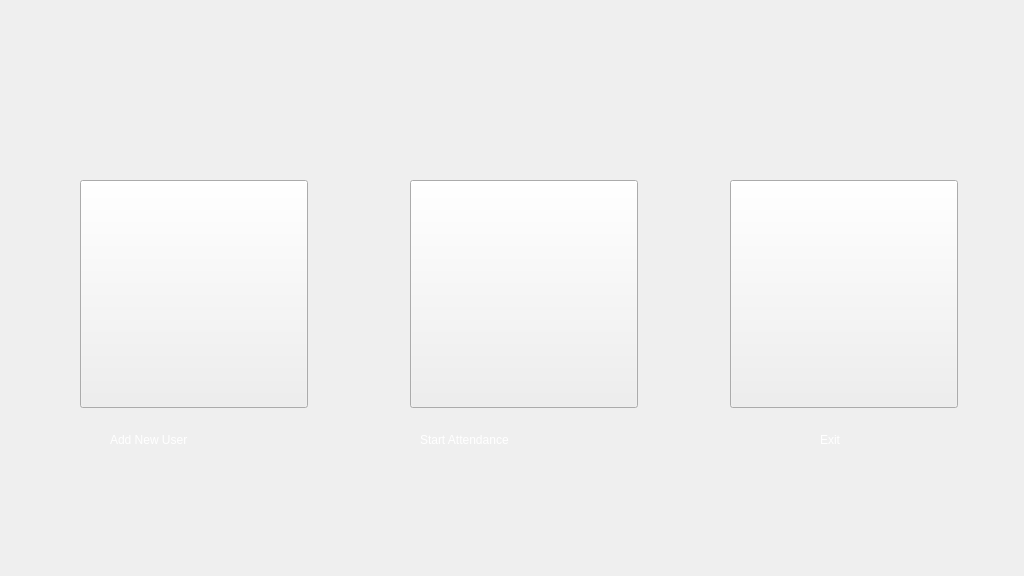
<?xml version="1.0" encoding="UTF-8"?>
<ui version="4.0">
 <class>Widget</class>
 <widget class="QWidget" name="Widget">
  <property name="geometry">
   <rect>
    <x>0</x>
    <y>0</y>
    <width>1024</width>
    <height>576</height>
   </rect>
  </property>
  <property name="maximumSize">
   <size>
    <width>1024</width>
    <height>576</height>
   </size>
  </property>
  <property name="windowTitle">
   <string>Attendance System</string>
  </property>
  <property name="styleSheet">
   <string notr="true"/>
  </property>
  <widget class="QPushButton" name="btn_add_new_student">
   <property name="geometry">
    <rect>
     <x>80</x>
     <y>180</y>
     <width>228</width>
     <height>228</height>
    </rect>
   </property>
   <property name="styleSheet">
    <string notr="true">border-image: url(img/register.png) 0 0 0 0 stretch stretch;
QPushButton {
       padding: 0px;
       margin: 0px;
}</string>
   </property>
   <property name="text">
    <string/>
   </property>
  </widget>
  <widget class="QPushButton" name="btn_start_attendance">
   <property name="geometry">
    <rect>
     <x>410</x>
     <y>180</y>
     <width>228</width>
     <height>228</height>
    </rect>
   </property>
   <property name="styleSheet">
    <string notr="true">border-image: url(img/enter.png) 0 0 0 0 stretch stretch;</string>
   </property>
   <property name="text">
    <string/>
   </property>
  </widget>
  <widget class="QPushButton" name="btn_exit">
   <property name="geometry">
    <rect>
     <x>730</x>
     <y>180</y>
     <width>228</width>
     <height>228</height>
    </rect>
   </property>
   <property name="styleSheet">
    <string notr="true">border-image: url(img/exit.png) 0 0 0 0 stretch stretch;</string>
   </property>
   <property name="text">
    <string/>
   </property>
  </widget>
  <widget class="QLabel" name="label">
   <property name="geometry">
    <rect>
     <x>110</x>
     <y>410</y>
     <width>191</width>
     <height>60</height>
    </rect>
   </property>
   <property name="styleSheet">
    <string notr="true">border-color: rgba(255, 255, 255, 0);
font: 75 24pt &quot;Times New Roman&quot;;
color: rgb(255, 255, 255);</string>
   </property>
   <property name="text">
    <string>Add New User</string>
   </property>
  </widget>
  <widget class="QLabel" name="label_2">
   <property name="geometry">
    <rect>
     <x>420</x>
     <y>410</y>
     <width>211</width>
     <height>60</height>
    </rect>
   </property>
   <property name="styleSheet">
    <string notr="true">border-color: rgba(255, 255, 255, 0);
font: 75 24pt &quot;Times New Roman&quot;;
color: rgb(255, 255, 255);</string>
   </property>
   <property name="text">
    <string>Start Attendance</string>
   </property>
  </widget>
  <widget class="QLabel" name="label_3">
   <property name="geometry">
    <rect>
     <x>820</x>
     <y>410</y>
     <width>61</width>
     <height>60</height>
    </rect>
   </property>
   <property name="styleSheet">
    <string notr="true">border-color: rgba(255, 255, 255, 0);
font: 75 24pt &quot;Times New Roman&quot;;
color: rgb(255, 255, 255);</string>
   </property>
   <property name="text">
    <string>Exit</string>
   </property>
  </widget>
  <widget class="QLabel" name="label_4">
   <property name="geometry">
    <rect>
     <x>0</x>
     <y>0</y>
     <width>1024</width>
     <height>576</height>
    </rect>
   </property>
   <property name="maximumSize">
    <size>
     <width>1024</width>
     <height>576</height>
    </size>
   </property>
   <property name="styleSheet">
    <string notr="true">border-image: url(img/bg_image.png) 0 0 0 0 stretch stretch;</string>
   </property>
   <property name="text">
    <string/>
   </property>
  </widget>
  <zorder>label_4</zorder>
  <zorder>btn_add_new_student</zorder>
  <zorder>btn_start_attendance</zorder>
  <zorder>btn_exit</zorder>
  <zorder>label</zorder>
  <zorder>label_2</zorder>
  <zorder>label_3</zorder>
 </widget>
 <layoutdefault spacing="6" margin="11"/>
 <resources/>
 <connections/>
</ui>
